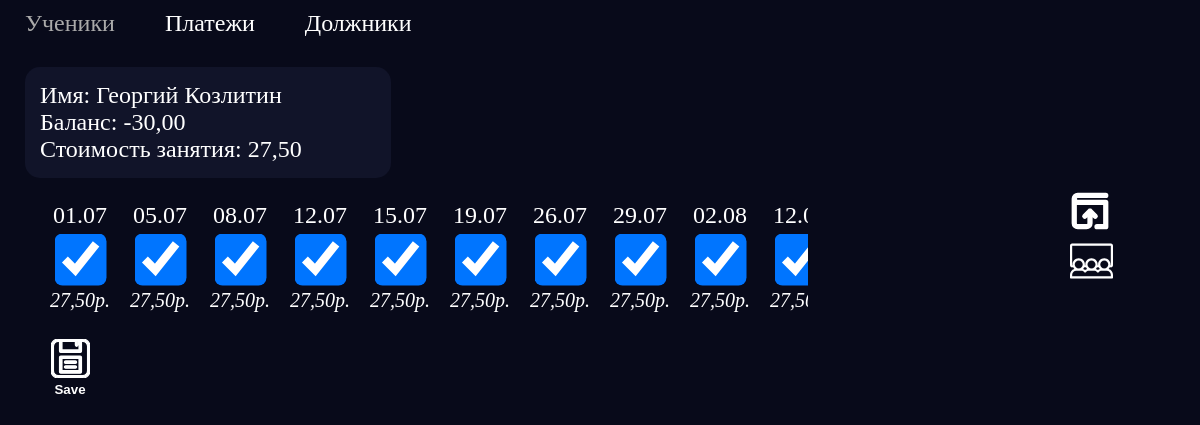
/7/, run on an earlier commit of the app's database.
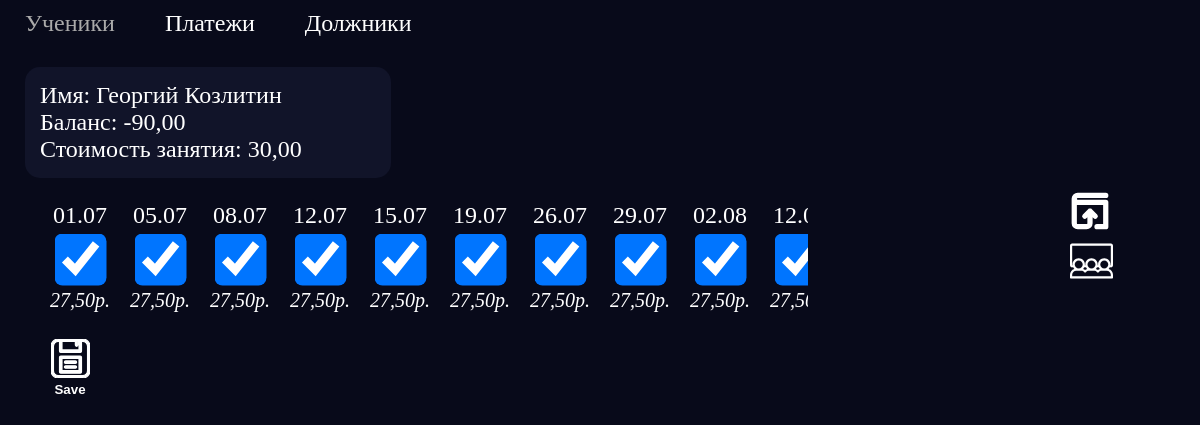
And on a later commit of the database.
### log/models.py (models this page shows, shortened)
class Student(models.Model):
    first_name = models.CharField(max_length=30, default='', verbose_name='First name')
    last_name = models.CharField(max_length=30, default='', verbose_name='Last name')
    balance = models.DecimalField(max_digits=6, decimal_places=2, verbose_name='Balance')
    class_cost = models.DecimalField(max_digits=4, decimal_places=2, verbose_name='Class cost')
    phone = models.CharField(max_length=13)
    active = models.BooleanField(default=True)

class Lesson(models.Model):
    date = models.DateField(default=datetime.date.today())
    student = models.ForeignKey(Student, on_delete=models.CASCADE)
    start_time = models.TimeField(verbose_name="Start time")
    end_time = models.TimeField(verbose_name="End time")
    state = models.BooleanField(default=False)
    amount = models.DecimalField(max_digits=4, decimal_places=2, blank=True, null=True)

### log/views.py (the view)
# urls.py: path('<int:pk>/', views.StudentView.as_view(), name='student'),
class StudentView(generic.DetailView):
    model = Student
    template_name = 'log/student.html'

### log/templates/log/student.html
{% extends "log/base.html" %}
{% load static %}
{% block content %}
<div class="content" data-id="{{student.id}}" >
    <div class="content-left">
            <ul class="info">
            <li>Имя: {{student.first_name}} {{ student.last_name }}</li>
            <li>Баланс: {{ student.balance }}</li>
            <li>Стоимость занятия: {{ student.class_cost }}</li>
        </ul>
        {% include "log/log.html" %}
    </div>
    <div class="content-menu">
        <ul>
            <li><button id="add_payment_button" onclick="show_payment_form()">Добавить платёж</button></li>
            <li><button id="add_lesson_button" onclick="show_lesson_form()">Добавить занятие</button></li>
        </ul>
    </div>
</div>
{% endblock %}

### log/templates/log/base.html (shortened to what this page needs)
{% load static %}
<link rel="stylesheet" href="{% static 'log/style.css' %}">
{% include "log/header.html" %}
{% block content %}{% endblock %}

### log/templates/log/header.html
<header class="header">
    <nav class="header-nav">
        <ul class="header-nav-links">
            <li><a href="{% url 'log:students_list' %}">Ученики</a></li>
            <li><a href="#">Платежи</a></li>
            <li><a href="#">Должники</a></li>
        </ul>
    </nav>
</header>

### log/templates/log/log.html (shortened to what this page needs)
<div class="log">
    <ul class="log-list">
        {% for lesson in student.lesson_set.all %}
        <li>
            <div class="lesson">
                <div class="lesson-date">{{ lesson.date|date:"d.m" }}</div>
                <input type="checkbox" class="checkbox" value="{{ lesson.id }}" name="lesson" {% if lesson.state %}checked{% endif %} data-state="{{lesson.state}}">
                <div class="lesson-amount">{{lesson.amount}}р.</div>
            </div>
        </li>
        {% endfor %}
    </ul>
    <div class="log-control">
        <ul class="log-control-buttons">
            <li><button class="save-button" onclick="save_changes()">Save</button></li>
        </ul>
    </div>
</div>

### log/static/log/style.css (style rules this page uses)
.header { width: 100%; }
.header-nav { width: 100%; }
.header-nav-links { margin: 0; padding: 10px 0; width: 100%; display: flex; flex-direction: row; }
.header-nav-links li a { padding: 10px 25px; color: #fff; text-decoration: none; }
li { list-style-type: none; }
button#add_lesson_button, #add_payment_button { background-color: #fff0; color: #fff0; border: none; background-position: center; background-size: 35%; background-repeat: no-repeat; cursor: pointer; height: 100%; }
#add_payment_button { background-image: url('images/topup.svg'); }
#add_lesson_button { background-image: url('images/lesson.svg'); }
.info { margin: 20px 25px; padding: 15px; background-color: #111429; display: flex; flex-direction: column; width: 35%; border-radius: 15px; }
ul.log-list { display: flex; max-width: 80%; overflow-y: hidden; overflow-x: overlay; scrollbar-color: #fff #080A19; scrollbar-width: thin; }
ul.log-list li { padding: 0 10px; }
.lesson { display: flex; flex-direction: column; align-items: center; justify-content: space-between; min-height: 110px; position: relative; }
.lesson input.checkbox { transform: scale(4); cursor: pointer; }
.lesson-amount { font-size: 20px; font-weight: 100; font-style: italic; }
button.save-button { background-image: url('images/save.svg'); background-color: #ff980000; border: none; background-position: center 15%; background-size: 65%; background-repeat: no-repeat; width: 60px; height: 60px; color: #fff; font-weight: bold; line-height: 8; cursor: pointer; }
.content { display: flex; flex-direction: row; justify-content: space-between; align-items: center; }
.content-left { width: 80%; }
.content-menu { padding: 15px 30px; width: 15%; }
.content-menu ul li { height: 40px; padding: 5px 0; }

What changed in the data, as far as the page shows it:
changed Student "Георгий": balance "-30,00" → "-90,00"; class_cost "27,50" → "30,00"
